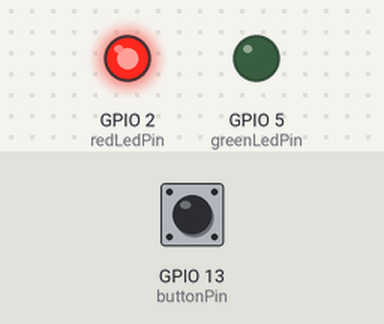
The sketch below on a simulated ESP32. Shown: output pins drawn as LEDs (lit = HIGH). The test bench sets the inputs (shaded band); at power-on: GPIO 13 (buttonPin) HIGH. WiFi joins after 1.5 s; servers stay silent unless stated; I2S audio is not simulated (input reads silence); uploads are accepted with an empty reply; what the sketch prints to the serial monitor is not drawn.

Above: at 2.7 s.
2.8 s: GPIO 13 (buttonPin) pulled LOW for 0.15 s
At 3.3 s:
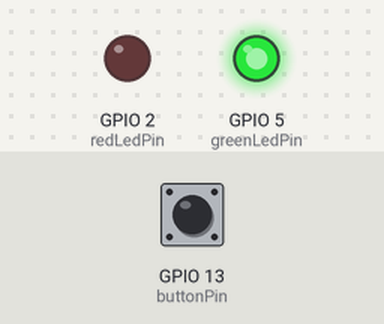
5.5 s: GPIO 13 (buttonPin) pulled LOW for 3.2 s
At 10.2 s:
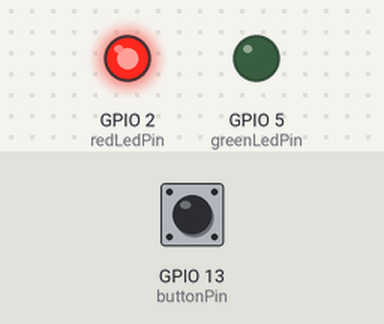
Timing chart, 0 to 11.7 s (numbered marks = the images above; inputs shaded):
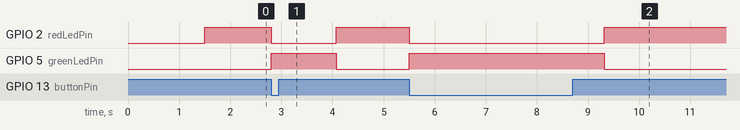

The sketch:

speech_to_text.ino
```cpp
#include <driver/i2s.h>
#include <Arduino.h>
#include <WiFi.h>

// Microphone and Speaker settings
#define I2S_PORT I2S_NUM_0
#define SAMPLE_RATE 44100
#define BITS_PER_SAMPLE 16
#define BUFFER_LEN 64
#define MAX_RECORDING_TIME 1
#define MAX_BUFFER (SAMPLE_RATE * MAX_RECORDING_TIME)

// Microphone pins
#define MIC_I2S_WS 26
#define MIC_I2S_SD 25
#define MIC_I2S_SCK 18

// Speaker pins
#define SPK_I2S_WS 22
#define SPK_I2S_SD 23
#define SPK_I2S_SCK 19

// LED and Button Pins
const int redLedPin = 2;
const int greenLedPin = 5;
const int buttonPin = 13;

// WiFi and API configuration
const char* ssid = "Frono95";
const char* password = "9167228544";
const char* localApiUrl = "192.168.86.33";

// Audio buffers
int16_t* playbackBuffer;
size_t recordIndex = 0;

void setup() {
  Serial.begin(115200);

  // Connect to Wi-Fi
  Serial.print("Connecting to WiFi...");
  WiFi.begin(ssid, password);

  // Wait for connection
  while (WiFi.status() != WL_CONNECTED) {
    delay(500);
    Serial.print(".");
  }

  Serial.println("");
  Serial.println("WiFi connected!");
  Serial.println("IP address: ");
  Serial.println(WiFi.localIP());

  // Initialize LED and Button Pins
  pinMode(redLedPin, OUTPUT);
  pinMode(greenLedPin, OUTPUT);
  pinMode(buttonPin, INPUT_PULLUP);

  // Initialize I2S for microphone and speaker
  i2s_install();
  i2s_setpin_mic();
  i2s_setpin_speaker();

  // Turn on Red LED
  digitalWrite(redLedPin, HIGH);
  digitalWrite(greenLedPin, LOW);

  // Allocate memory for the playback buffer
  playbackBuffer = (int16_t*)malloc(MAX_BUFFER * sizeof(int16_t));
}
void loop() {
  int buttonState = digitalRead(buttonPin);

  // Recording
  if (buttonState == LOW) {
    Serial.println("Recording...");
    digitalWrite(redLedPin, LOW);
    digitalWrite(greenLedPin, HIGH);

    int16_t microphoneBuffer[BUFFER_LEN]; // Moved inside loop to save memory
    size_t bytesRead;
    i2s_read(I2S_PORT, microphoneBuffer, sizeof(microphoneBuffer), &bytesRead, portMAX_DELAY);

    // Store the recorded data for later playback
    for (size_t i = 0; i < bytesRead / sizeof(int16_t); i++) {
      if (recordIndex >= MAX_BUFFER) {
        Serial.println("Reached maximum recording time.");
        break;
      }
      playbackBuffer[recordIndex++] = microphoneBuffer[i];
    }

    // Upload audio to your locally hosted API
    String transcribedText = sendAudioToAPI();
    Serial.println("Transcribed Text: " + transcribedText);
  }
  // Playback
  else if (recordIndex > 0) {
    Serial.println("Playback...");
    digitalWrite(redLedPin, HIGH);
    digitalWrite(greenLedPin, LOW);

    size_t bytesWritten;
    i2s_write(I2S_PORT, playbackBuffer, recordIndex * sizeof(int16_t), &bytesWritten, portMAX_DELAY);

    // Clear the recording for next time
    memset(playbackBuffer, 0, sizeof(playbackBuffer));
    recordIndex = 0;
  }
}


void i2s_install() {
  const i2s_config_t i2s_config = {
    .mode = i2s_mode_t(I2S_MODE_MASTER | I2S_MODE_RX | I2S_MODE_TX),
    .sample_rate = SAMPLE_RATE,
    .bits_per_sample = (i2s_bits_per_sample_t) BITS_PER_SAMPLE,
    .channel_format = I2S_CHANNEL_FMT_RIGHT_LEFT,
    .communication_format = I2S_COMM_FORMAT_I2S,
    .intr_alloc_flags = ESP_INTR_FLAG_LEVEL1,
    .dma_buf_count = 8,
    .dma_buf_len = BUFFER_LEN
  };
  i2s_driver_install(I2S_PORT, &i2s_config, 0, NULL);
}

void i2s_setpin_mic() {
  const i2s_pin_config_t pin_config_mic = {
    .bck_io_num = MIC_I2S_SCK,
    .ws_io_num = MIC_I2S_WS,
    .data_out_num = -1,
    .data_in_num = MIC_I2S_SD
  };
  i2s_set_pin(I2S_PORT, &pin_config_mic);
}

void i2s_setpin_speaker() {
  const i2s_pin_config_t pin_config_spk = {
    .bck_io_num = SPK_I2S_SCK,
    .ws_io_num = SPK_I2S_WS,
    .data_out_num = SPK_I2S_SD,
    .data_in_num = -1
  };
  i2s_set_pin(I2S_PORT, &pin_config_spk);
}

String sendAudioToAPI() {
  // Create a WiFi client to send data
  WiFiClient client;

  // Convert localApiUrl to a String object
  String apiUrl = String(localApiUrl);

  // Parse the apiUrl to extract host and path
  String host = apiUrl;
  String path = "/transcribe";

  // Connect to the server
  if (client.connect(host.c_str(), 5000)) {
    Serial.println("Connected to server");

    // Prepare the HTTP POST request
    client.print("POST " + path + " HTTP/1.1\r\n");
    client.print("Host: " + host + "\r\n");
    client.print("Content-Type: audio/wav\r\n");
    client.print("Content-Length: " + String(recordIndex * sizeof(int16_t)) + "\r\n");
    client.print("\r\n");

    // Send the audio data
    client.write((const uint8_t *)playbackBuffer, recordIndex * sizeof(int16_t));

    // Wait for the response
    while (!client.available()) {
      delay(10);
    }

    // Read the response
    String response = client.readString();
    Serial.println("Server response: " + response);

    // Extract and return the transcribed text
    int textStart = response.indexOf("\r\n\r\n") + 4;
    return response.substring(textStart);
  } else {
    Serial.println("Failed to connect to server");
    return "Error connecting to server";
  }
}


void cleanup() {
  // Free dynamically allocated memory when done
  free(playbackBuffer);
}
```

Measured:
- after the input at 2.8 s, GPIO 2 (redLedPin): HIGH → LOW at once, → HIGH 1.3 s later; GPIO 5 (greenLedPin): LOW → HIGH at once, → LOW 1.3 s later
- after the input at 5.5 s, GPIO 2 (redLedPin): HIGH → LOW at once, → HIGH 3.8 s later; GPIO 5 (greenLedPin): LOW → HIGH at once, → LOW 3.8 s later
